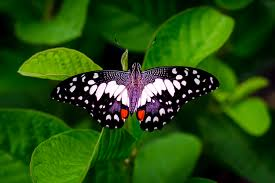
#> input picture butterfly.jpg, 275 x 183 px, found by its file name
$ python spliting_image_on_bgr_hsv.py
#> lines starting #> are read from the running program, lines starting #| are printed output that depends on the picture; after the words box and inside, x2 and y2 are one past the last pixel; in counts of white or black regions, pixels touching at a corner belong together
# -*- coding: utf-8 -*-
"""
Created on Wed Oct 17 18:33:57 2018
________SPLITTING THE IMAGE WRT TO BGR AND HSV _______________
@author: MD SAIF UDDIN
"""

import numpy as np
import cv2

color = cv2.imread("C:\\Users\\SAMEER\\Desktop\\butterfly.jpg", 1)
#> color is the input picture: shape (183, 275, 3); mean B, G, R 15.4, 77.6, 37.2
cv2.imshow("Image", color)
cv2.moveWindow("Image", 0, 0)#to set  the window at corner
print(color.shape)
#| (183, 275, 3)
height, width, channels = color.shape
#> height = 183; width = 275; channels = 3

#spliting the image wrt to blue, green, red color
b, g, r = cv2.split(color)#split command split the image in respectice color
rgb_split = np.empty([height, width*3, 3])
rgb_split[:, 0:width] = cv2.merge([b, b, b])#as we know it is 3 channel image so blue is repeated 3times
rgb_split[:, width:width*2] = cv2.merge([g, g, g])
rgb_split[:, width*2:width*3] = cv2.merge([r, r, r])
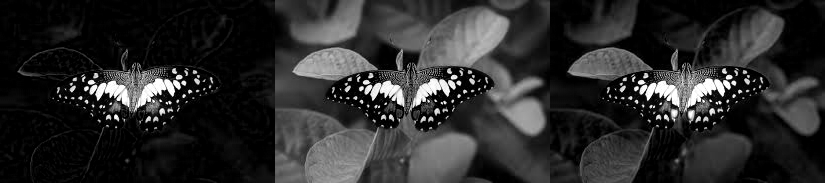
#> rgb_split: shape (183, 825, 3) float64; min 0, max 255, mean 43.4
cv2.imshow("Channels", rgb_split)
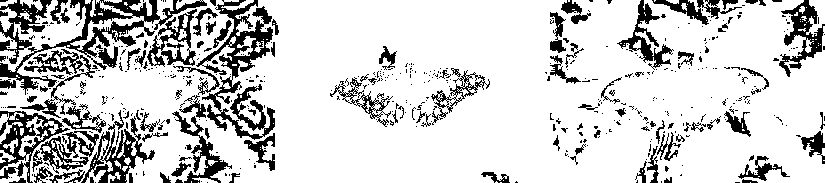
#> window 'Channels': shape (183, 825, 3); 81.1% white; 516 black regions (409 under 20 px), largest, box (x1, y1, x2, y2) and area: (196, 0, 275, 140) 3490, (0, 0, 207, 95) 3080, (0, 111, 70, 183) 1574
cv2.moveWindow("Channels", 0, height)

#Analysing the image wrt "Hue, Saturation and Value"
hsv = cv2.cvtColor(color, cv2.COLOR_BGR2HSV)#converting the bgr format to hsv
#> hsv: shape (183, 275, 3); mean H, S, V 63, 224.3, 80
h, s, v = cv2.split(hsv)
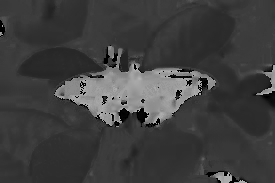
#> h: shape (183, 275); min 0, max 179, mean 63
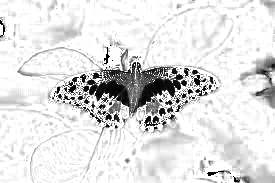
#> s: shape (183, 275); min 0, max 255, mean 224.3
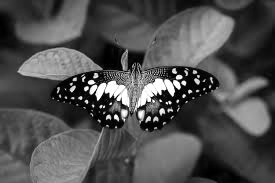
#> v: shape (183, 275); min 0, max 255, mean 80
hsv_split = np.concatenate((h, s, v), axis = 1)
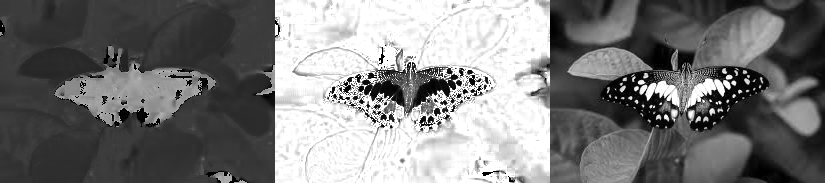
#> hsv_split: shape (183, 825); min 0, max 255, mean 122.4
cv2.imshow("Split HSV", hsv_split)

cv2.waitKey(0)
cv2.destroyAllWindows()

#ANother way of spliting the image on grey channel
color = cv2.imread("C:\\Users\\SAMEER\\Desktop\\butterfly.jpg", 1)

gray = cv2.cvtColor(color, cv2.COLOR_RGB2GRAY)#converting rgb to grey
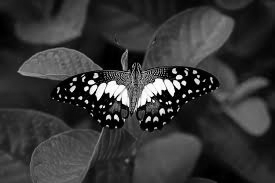
#> gray: shape (183, 275); min 0, max 254, mean 54.4
cv2.imwrite("C:\\Users\\SAMEER\\Desktop\\butterfly_grey.jpg", gray)

b = color[:, :, 0]
g = color[:, :, 1]
r = color[:, :, 2]

#putting the alpha layer
rgba = cv2.merge((b, g, r, g))#putting 4th layer green(g) as alpha channel
cv2.imwrite("C:\\Users\\SAMEER\\Desktop\\butterfly_rgba.jpg", rgba)

$ run again, with player.jpg copied over butterfly.jpg
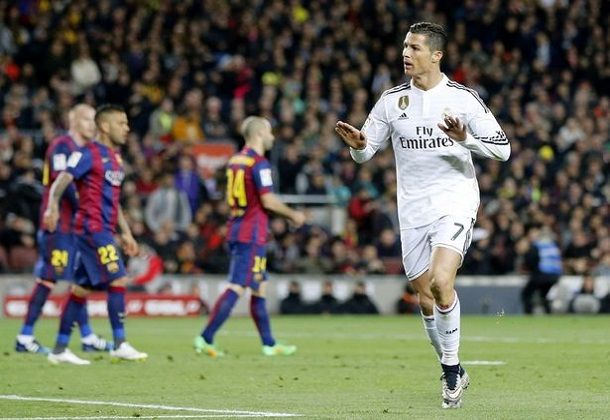
#> input picture player.jpg, 610 x 420 px, found by its file name
#> color is the input picture: shape (420, 610, 3); mean B, G, R 86.8, 101.5, 102.3
#| (420, 610, 3)
#> `cv2.imshow("Channels", rgb_split)`:
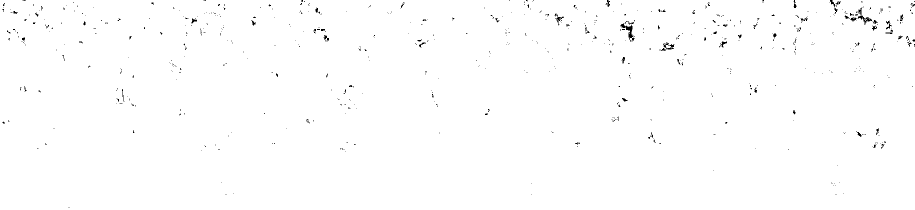
#> window 'Channels': shape (420, 1830, 3) (shown at 1/2 size); 99.4% white; black in thin lines or dots
#> hsv: shape (420, 610, 3); mean H, S, V 61.3, 85.6, 113.2
#> `gray = cv2.cvtColor(color, cv2.COLOR_RGB2GRAY)#converting rgb to grey`:
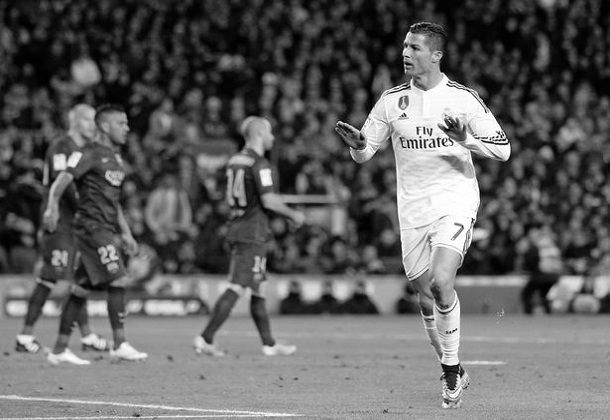
#> gray: shape (420, 610); min 0, max 255, mean 97.2
